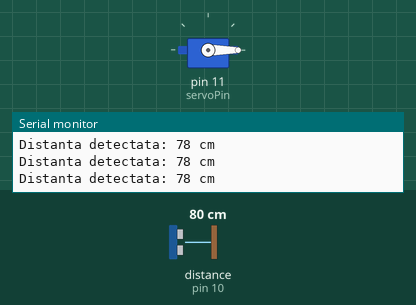
The sketch below on a simulated Arduino Uno, built with avr-gcc and run on an emulated ATmega328P. On the bench: servo, the last lines printed to the serial monitor. Wiring (inferred from the names in the program): ultrasonic range finder: trigger pin 9; echo pin 10. Inputs (shaded band) come from the test bench; at power-on: distance to the obstacle (sensor on pin 10) 80 cm. The echo pulse lasts 58.3 µs per cm.

Above: at 1.2 s.
1.3 s: distance to the obstacle (sensor on pin 10) set to 17 cm
2.8 s: distance to the obstacle (sensor on pin 10) set to 14 cm
At 3.1 s:
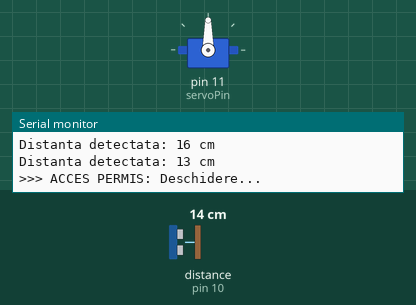
4.3 s: distance to the obstacle (sensor on pin 10) set to 18 cm
At 5.6 s:
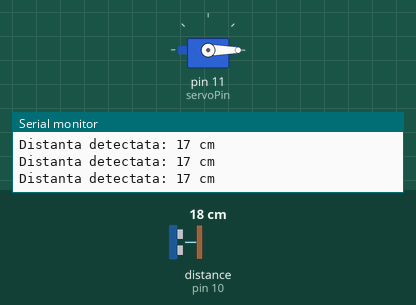
5.9 s: distance to the obstacle (sensor on pin 10) set to 2 cm
At 7.1 s:
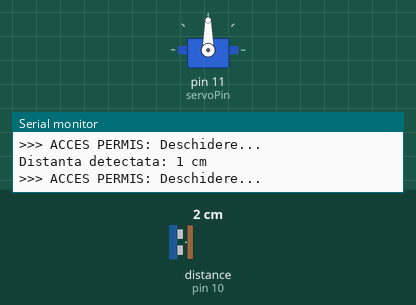
Timing chart, 0 to 8.5 s (numbered marks = the images above; inputs shaded):
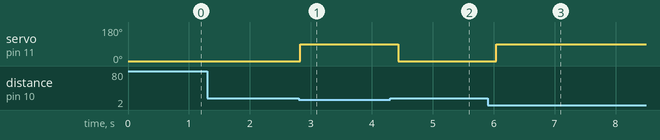

Measured:
- the behaviour switches between 16 and 15 cm on distance to the obstacle (sensor on pin 10) (found by bisection; images 0 and 1)
- after the input at 2.8 s, servo on pin 11 (servoPin): 0° → 90° at once
- after the input at 4.3 s, servo on pin 11 (servoPin): 90° → 0° after 0.13 s
- after the input at 5.9 s, servo on pin 11 (servoPin): 0° → 90° after 0.14 s

The sketch:

parking_barrier.ino
```cpp
#include <Servo.h>

const int trigPin = 9;
const int echoPin = 10;
const int servoPin = 11;

Servo myservo;
int pos = 0;

void setup() {
  // put your setup code here, to run once:
  pinMode(trigPin, OUTPUT);
  pinMode(echoPin, INPUT);
  myservo.attach(servoPin);
  myservo.write(0);
  Serial.begin(9600);
  Serial.println("Reincercam adaugarea senzorului de miscare");
}

void loop() {
  // put your main code here, to run repeatedly:
  digitalWrite(trigPin, LOW);
  delayMicroseconds(5);
  digitalWrite(trigPin, HIGH);
  delayMicroseconds(10);
  digitalWrite(trigPin, LOW);

  long duration = pulseIn(echoPin, HIGH, 30000);
  int distance = duration * 0.034 / 2;

  Serial.print("Distanta detectata: ");
  Serial.print(distance);
  Serial.println(" cm");

  if (distance > 0 && distance < 15) {
    Serial.println(">>> ACCES PERMIS: Deschidere...");
    myservo.write(90);
    delay(400);
  }
  else {
    myservo.write(0);
  }

  delay(400);
}
```
